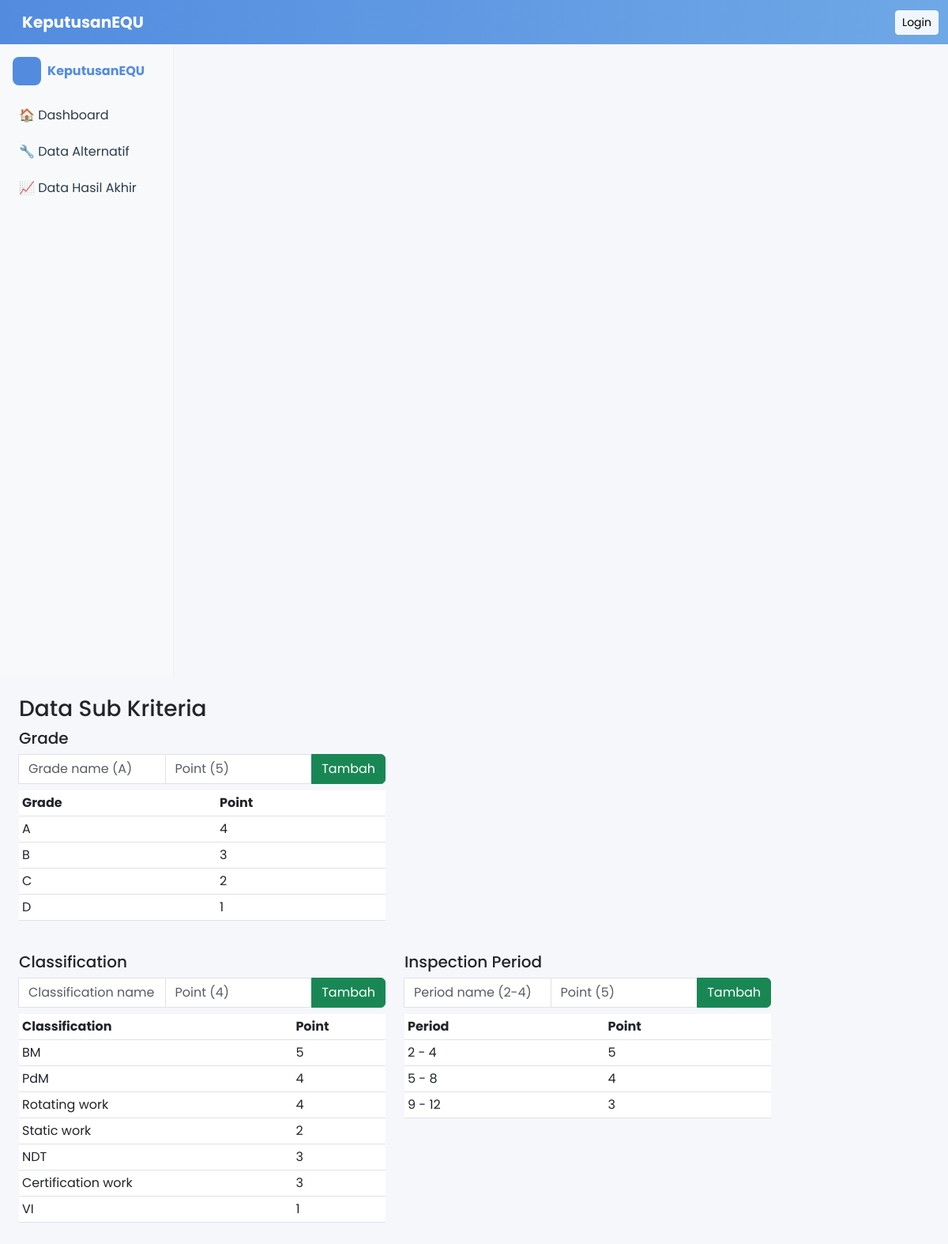
The page /pages/data_subkriteria.php on the database as committed earlier.
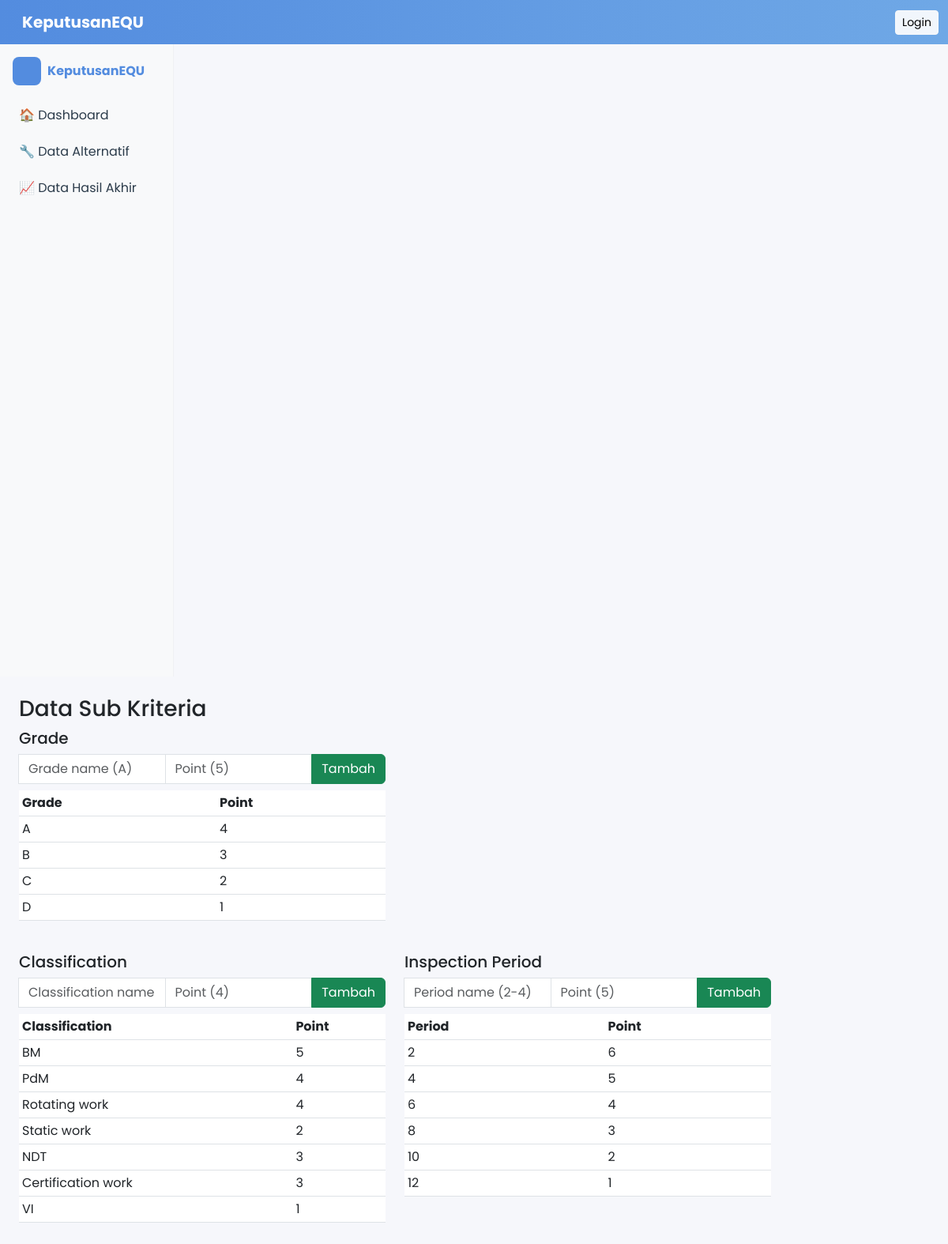
The same page on the database as committed later.
### tables this page shows
CREATE TABLE `grade` (
  `id_grade` int(11) NOT NULL,
  `grade_name` varchar(20) NOT NULL,
  `grade_point` int(11) NOT NULL
);

CREATE TABLE `classification` (
  `id_classification` int(11) NOT NULL,
  `classification_name` varchar(50) NOT NULL,
  `classification_point` int(11) NOT NULL
);

CREATE TABLE `inspection_period` (
  `id_inspection_period` int(11) NOT NULL,
  `period_name` varchar(20) NOT NULL,
  `period_point` int(11) NOT NULL
);

### pages/data_subkriteria.php (the view, shortened to what this page needs)
<?php include('../config/db.php'); include('../includes/header.php'); include('../includes/sidebar.php'); ?>
<h3>Data Sub Kriteria</h3>
<div class="row">
  <div class="col-md-6">
    <h5>Grade</h5>
    <form action="../process/insert_subkriteria.php" method="post" class="input-group mb-2">
      <input name="name" class="form-control" placeholder="Grade name (A)">
      <input name="point" type="number" class="form-control" placeholder="Point (5)">
      <button class="btn btn-success">Tambah</button>
    </form>
    <table class="table table-sm">
      <thead><tr><th>Grade</th><th>Point</th></tr></thead>
      <tbody>
      <?php $q=$koneksi->query("SELECT * FROM grade"); while($x=$q->fetch_assoc()){ echo "<tr><td>{$x['grade_name']}</td><td>{$x['grade_point']}</td></tr>"; } ?>
      </tbody>
    </table>
  </div>
</div>
<div class="row mt-4">
  <div class="col-md-6">
    <h5>Classification</h5>
    <form action="../process/insert_subkriteria.php" method="post" class="input-group mb-2">
      <input name="name" class="form-control" placeholder="Classification name (Rotating work)">
      <input name="point" type="number" class="form-control" placeholder="Point (4)">
      <button class="btn btn-success">Tambah</button>
    </form>
    <table class="table table-sm">
      <thead><tr><th>Classification</th><th>Point</th></tr></thead>
      <tbody>
      <?php $q=$koneksi->query("SELECT * FROM classification"); while($x=$q->fetch_assoc()){ echo "<tr><td>{$x['classification_name']}</td><td>{$x['classification_point']}</td></tr>"; } ?>
      </tbody>
    </table>
  </div>
  <div class="col-md-6">
    <h5>Inspection Period</h5>
    <form action="../process/insert_subkriteria.php" method="post" class="input-group mb-2">
      <input name="name" class="form-control" placeholder="Period name (2-4)">
      <input name="point" type="number" class="form-control" placeholder="Point (5)">
      <button class="btn btn-success">Tambah</button>
    </form>
    <table class="table table-sm">
      <thead><tr><th>Period</th><th>Point</th></tr></thead>
      <tbody>
      <?php $q=$koneksi->query("SELECT * FROM inspection_period"); while($x=$q->fetch_assoc()){ echo "<tr><td>{$x['period_name']}</td><td>{$x['period_point']}</td></tr>"; } ?>
      </tbody>
    </table>
  </div>
</div>
<?php include('../includes/footer.php'); ?>

### includes/header.php (shortened to what this page needs)
<!doctype html>
<html lang="id">
<head>
  <link href="https://cdn.jsdelivr.net/npm/bootstrap@5.3.0/dist/css/bootstrap.min.css" rel="stylesheet">
  <link href="/SPK_Maintenance/style.css" rel="stylesheet">
</head>
<body>
<nav class="navbar navbar-expand-lg navbar-dark bg-primary fixed-top no-print">
  <div class="container-fluid">
    <a class="navbar-brand ms-3" href="/SPK_Maintenance/index.php">KeputusanEQU</a>
    <div class="ms-auto text-white">
      <?php if(isset($_SESSION['username'])): ?>
        <span class="me-3">Logged as: <strong><?=htmlspecialchars(
        $_SESSION['nama_pengguna'])?></strong> (<?=htmlspecialchars($_SESSION['role'])?>)</span>
        <a href="/SPK_Maintenance/process/logout.php" class="btn btn-sm btn-light">Logout</a>
      <?php else: ?>
        <a href="/SPK_Maintenance/login.php" class="btn btn-sm btn-light">Login</a>
      <?php endif; ?>
    </div>
  </div>
</nav>
<div class="container-fluid">
  <div class="row">

### includes/sidebar.php (shortened to what this page needs)
<div class="col-2 bg-light sidebar vh-100 p-3 no-print">
  <?php $cur = basename($_SERVER['PHP_SELF']); ?>
  <div class="d-flex align-items-center mb-3">
    <div style="width:36px;height:36px;background:var(--accent-1);border-radius:8px;margin-right:8px"></div>
    <strong style="color:var(--accent-1)">KeputusanEQU</strong>
  </div>
  <ul class="nav flex-column">
    <li class="nav-item"><a class="nav-link <?= $cur=='dashboard.php' ? 'active' : '' ?>" href="/SPK_Maintenance/pages/dashboard.php">🏠 Dashboard</a></li>
    <?php if(isset($_SESSION['role']) && $_SESSION['role'] === 'admin'): ?>
      <li class="nav-item"><a class="nav-link <?= $cur=='data_kriteria.php' ? 'active' : '' ?>" href="/SPK_Maintenance/pages/data_kriteria.php">📊 Data Kriteria</a></li>
      <li class="nav-item"><a class="nav-link <?= $cur=='data_subkriteria.php' ? 'active' : '' ?>" href="/SPK_Maintenance/pages/data_subkriteria.php">🧾 Data Sub-kriteria</a></li>
      <li class="nav-item"><a class="nav-link <?= $cur=='data_alternatif.php' ? 'active' : '' ?>" href="/SPK_Maintenance/pages/data_alternatif.php">🔧 Data Alternatif</a></li>
      <li class="nav-item"><a class="nav-link <?= $cur=='data_perhitungan.php' ? 'active' : '' ?>" href="/SPK_Maintenance/pages/data_perhitungan.php">🧮 Data Perhitungan</a></li>
      <li class="nav-item"><a class="nav-link <?= $cur=='data_hasil.php' ? 'active' : '' ?>" href="/SPK_Maintenance/pages/data_hasil.php">📈 Data Hasil Akhir</a></li>
      <li class="nav-item"><a class="nav-link <?= $cur=='profil.php' ? 'active' : '' ?>" href="/SPK_Maintenance/pages/profil.php">⚙ Profil</a></li>
    <?php else: ?>
      <li class="nav-item"><a class="nav-link <?= $cur=='data_alternatif.php' ? 'active' : '' ?>" href="/SPK_Maintenance/pages/data_alternatif.php">🔧 Data Alternatif</a></li>
      <li class="nav-item"><a class="nav-link <?= $cur=='data_hasil.php' ? 'active' : '' ?>" href="/SPK_Maintenance/pages/data_hasil.php">📈 Data Hasil Akhir</a></li>
    <?php endif; ?>
  </ul>
</div>
<div class="col-10 p-4 page-content">

### includes/footer.php (shortened to what this page needs)
</div>
</div>
</div>
</body>
</html>

### style.css (style rules this page uses)
.sidebar .nav-link { color: #333; border-radius: 4px; margin-bottom: 2px; transition: background-color 0.2s ease-in-out, color 0.2s ease-in-out; }
:root { --accent-1: #538CDF; --accent-2: #34a0ff; --card-bg: #ffffff; --muted: #6c757d; }
.sidebar { background:#f8fbff;border-right:1px solid rgba(17,24,39,0.03) }
.sidebar .nav-link { color:#2b3b4a;padding:10px 8px }
.navbar { min-height:56px }
.navbar .navbar-brand { font-size:20px }
.page-content { padding:18px }

### includes/header.php (style rules this page uses)
body { padding-top: 56px; font-family: 'Poppins', sans-serif; background: #f6f7fb; }
.sidebar { min-width:220px; max-width:220px; }
.navbar { background: linear-gradient(90deg,#538CDF,#6FA8E6) !important; }
.navbar-brand { font-weight:700; color: #fff !important; }
.navbar .ms-auto { color: #fff; }
.navbar .btn-light { background: rgba(255,255,255,0.9); }

Rows that differ between the two databases and show on the page:
changed inspection_period (number 1 of 6 on the later page): period_name "2 - 4" → "2"; period_point "5" → "6"
changed inspection_period (number 2 of 6 on the later page): period_name "5 - 8" → "4"; period_point "4" → "5"
changed inspection_period (number 3 of 6 on the later page): period_name "9 - 12" → "6"; period_point "3" → "4"
added inspection_period: period_name "8", period_point "3"
added inspection_period: period_name "10", period_point "2"
added inspection_period: period_name "12", period_point "1"
